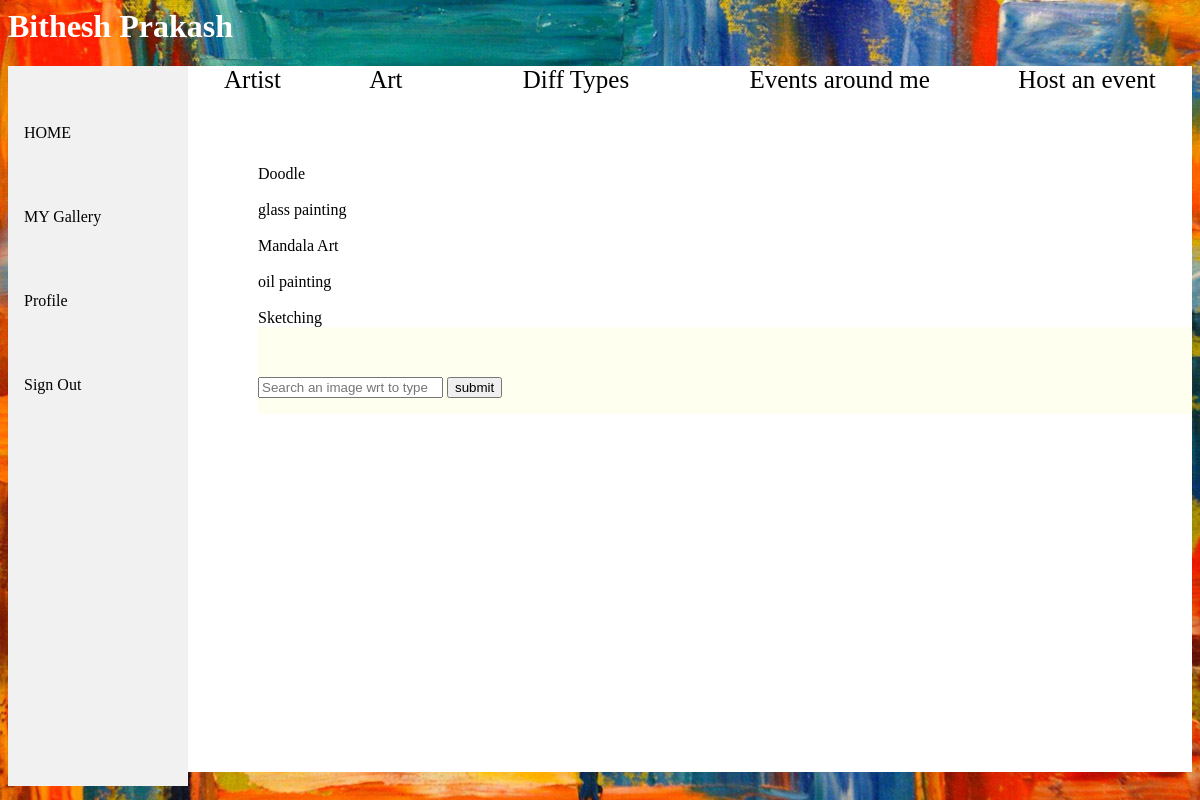
The app's page /sh572/types.php (signed in) with its own data.
### tables this page shows
CREATE TABLE `websiteusers` (
  `uid` int(11) NOT NULL,
  `fullname` varchar(50) NOT NULL,
  `username` varchar(50) NOT NULL,
  `email` varchar(50) NOT NULL,
  `pass` varchar(10) NOT NULL
);

CREATE TABLE `gtype` (
  `gid` int(11) NOT NULL,
  `gname` varchar(50) NOT NULL
);

### sh572/session.php (called while the page is built, shortened)
<?php
   include('connect.php');
   $user_check = $_SESSION['login_user'];
   $ses_sql = mysqli_query($db,"select fullname from websiteusers where username = '$user_check' ");
   $row = mysqli_fetch_array($ses_sql,MYSQLI_ASSOC);
   $login_session = $row['fullname'];
?>

### sh572/types.php (the view, shortened to what this page needs)
<?php
   include('session.php');
?>
<html>
   <head>
	  </head>
	  <body>
	  <h1 style="color:white;"><?php echo $login_session ?> </h1>
	  <div class="box">
	  <div class="nav">
	  <ul>
	  <li><a href="home.php"> HOME </a></li>
	  <li><a href="gallery.php"> MY Gallery </a></li>
	  <li><a href="pro.php"> Profile </a></li>
	  <li><a href="logout.php"> Sign Out</a></li>
	  </ul>
	  </div>
	  <div class="topnav">
	  <a style="margin-left:50px;" href="artist.php"> Artist </a>
	  	  <a style="margin-left:50px;" href="art.php">Art<a>
	  <a style="margin-left:50px;" href="types.php">Diff Types<a>
	  <a style="margin-left:50px;" href="page1.php"> Events around me </a>
	  <a style="margin-left:50px;" href="#"> Host an event </a>
	  </div>
	  <div class="xyz">
	  <?php
	  $query = "Select * from gtype;";
	  $res = $db->query($query);
	  while($result = mysqli_fetch_array($res)){
		  echo "<br>".$result['gname']."</br>";
	  }
	  ?>
	  </div>
	    <div class="side">
	  <form action=" " method="post" enctype="multipart/form-data" style="padding-top:50px">
	  <input type="text" placeholder="Search an image wrt to type" name = "atr" id="atr"/>
	  <input type = "submit" class="submit" name="submit" id="submit" value = "submit"/>
	  </form>
	  </div>
	  </div>
</body>
</html>

### sh572/types.php (style rules this page uses)
body { background-image:url("back.jpg"); }
.box { width:100%; height:90%; background-color:white; align: center; overflow:auto; }
.xyz { margin-top:10px; margin-left:250px; color:back; }
.topnav { list-style-type: none; margin-left:200px; height:10%; width:100% background-color: #f1f1f1; overflow:hidden; color: #FFF; margin-left:150px; }
.topnav a { color: #000000; text-align: center; padding: 14px 16px; text-decoration: none; font-size: 25px; }
ul { list-style-type: none; margin: 0; padding: 0; width: 15%; background-color: #f1f1f1; position: fixed; height: 90%; overflow: auto; }
li a { display: block; color: #000; padding: 8px 16px; text-decoration: none; margin-top:50px; }
.side { margin-left:250px; height:auto; background-color:ivory; overflow:auto; }

### records on screen
websiteusers: fullname "Bithesh Prakash"
gtype: gname "Doodle"
gtype: gname "glass painting"
gtype: gname "Mandala Art"
gtype: gname "oil painting"
gtype: gname "Sketching"
